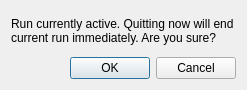
<?xml version="1.0" encoding="UTF-8"?>
<ui version="4.0">
 <class>QuitDialog</class>
 <widget class="QDialog" name="QuitDialog">
  <property name="geometry">
   <rect>
    <x>0</x>
    <y>0</y>
    <width>247</width>
    <height>90</height>
   </rect>
  </property>
  <property name="windowTitle">
   <string>Quit Confirmation</string>
  </property>
  <layout class="QGridLayout" name="gridLayout">
   <item row="0" column="0">
    <widget class="QLabel" name="label">
     <property name="text">
      <string>Run currently active. Quitting now will end current run immediately. Are you sure?</string>
     </property>
     <property name="wordWrap">
      <bool>true</bool>
     </property>
    </widget>
   </item>
   <item row="1" column="0">
    <widget class="QDialogButtonBox" name="buttonBox">
     <property name="orientation">
      <enum>Qt::Horizontal</enum>
     </property>
     <property name="standardButtons">
      <set>QDialogButtonBox::Cancel|QDialogButtonBox::Ok</set>
     </property>
    </widget>
   </item>
  </layout>
 </widget>
 <resources/>
 <connections>
  <connection>
   <sender>buttonBox</sender>
   <signal>accepted()</signal>
   <receiver>QuitDialog</receiver>
   <slot>accept()</slot>
   <hints>
    <hint type="sourcelabel">
     <x>248</x>
     <y>254</y>
    </hint>
    <hint type="destinationlabel">
     <x>157</x>
     <y>274</y>
    </hint>
   </hints>
  </connection>
  <connection>
   <sender>buttonBox</sender>
   <signal>rejected()</signal>
   <receiver>QuitDialog</receiver>
   <slot>reject()</slot>
   <hints>
    <hint type="sourcelabel">
     <x>316</x>
     <y>260</y>
    </hint>
    <hint type="destinationlabel">
     <x>286</x>
     <y>274</y>
    </hint>
   </hints>
  </connection>
 </connections>
</ui>
